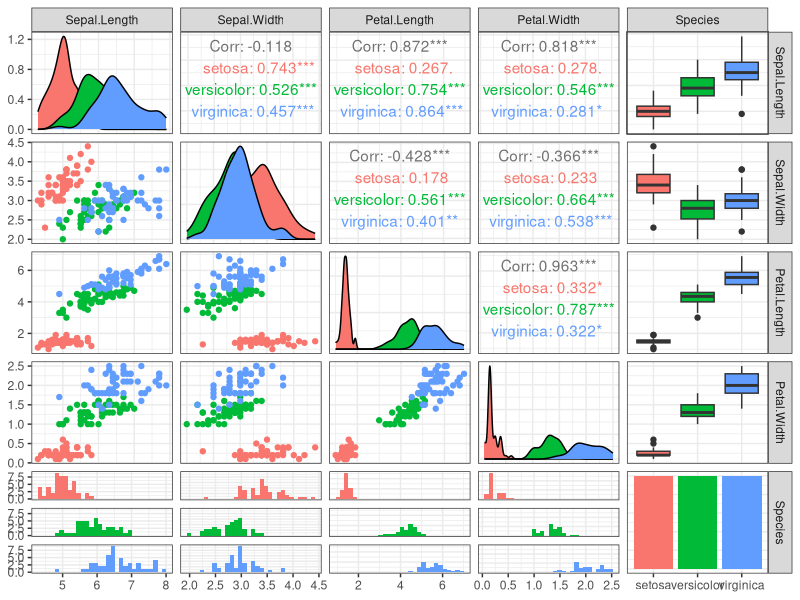

The R script that drew this image: (Note: this script raises an error after producing the figure.)
library("GGally")
library("ggplot2")

ggpairs(iris, aes(color = Species))+ theme_bw()
## Change color manually.
## Loop through each plot changing relevant scales
for(i in 1:p$nrow) {
    for(j in 1:p$ncol){
        p[i,j] <- p[i,j] + 
            scale_fill_manual(values=c("#00AFBB",
                                       "#E7B800",
                                       "#FC4E07")) +
            scale_color_manual(values=c("#00AFBB",
                                        "#E7B800",
                                        "#FC4E07"))  
    }
}

# Eu falei Faraóóóóhh
